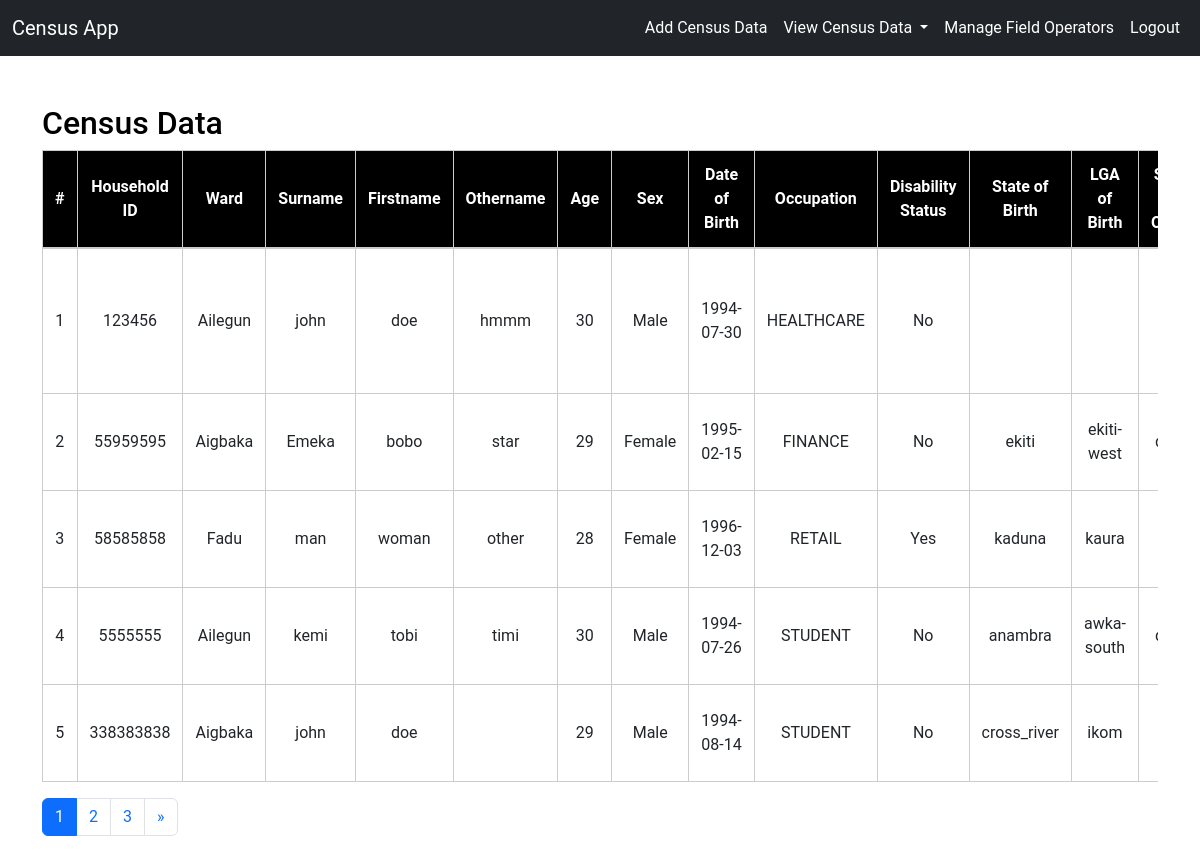
Screenshot of /view_all_census.php (signed in) with the database file from the repository.
### tables this page shows
CREATE TABLE `census` (
  `census_id` int(11) NOT NULL,
  `household_id` varchar(50) NOT NULL,
  `ward` enum('Aigbaka','Ailegun','Fadu','Ifoshi','Ilamose','Oke-Afa') NOT NULL,
  `address` varchar(255) NOT NULL,
  `date_recorded` timestamp NOT NULL DEFAULT current_timestamp(),
  `operator_id` int(11) DEFAULT NULL,
  `surname` varchar(255) NOT NULL,
  `firstname` varchar(255) NOT NULL,
  `othername` varchar(255) DEFAULT NULL,
  `current_age` int(11) NOT NULL,
  `sex` enum('Male','Female') NOT NULL,
  `date_of_birth` date NOT NULL,
  `occupation` varchar(255) NOT NULL,
  `disability_status` enum('Yes','No') NOT NULL,
  `state_of_birth` varchar(255) NOT NULL,
  `local_government_of_birth` varchar(255) NOT NULL,
  `state_of_origin` varchar(255) NOT NULL,
  `local_government_of_origin` varchar(255) NOT NULL,
  `national_identity_number` varchar(11) DEFAULT NULL,
  `latitude` decimal(10,7) DEFAULT NULL,
  `longitude` decimal(10,7) DEFAULT NULL,
  `gps_accuracy` float DEFAULT NULL,
  `gps_address` varchar(255) DEFAULT NULL,
  `location_captured_at` datetime DEFAULT NULL,
  `location_verified` tinyint(1) DEFAULT 0
);

### php/view_all_details.php (called while the page is built, shortened)
<?php
include('php/db_connect.php');
$records_per_page = 5;
$page = isset($_GET['page']) ? (int)$_GET['page'] : 1;
$offset = ($page - 1) * $records_per_page;
$sql_total = "SELECT COUNT(*) as total FROM census";
$result_total = $conn->query($sql_total);
$total_records = $result_total->fetch_assoc()['total'];
$total_pages = ceil($total_records / $records_per_page);
$sql = "SELECT * FROM census LIMIT $records_per_page OFFSET $offset";
$result = $conn->query($sql);
?>

### view_all_census.php (the view, shortened to what this page needs)
<?php
require_once('php/view_all_details.php');
?>
<!DOCTYPE html>
<html lang="en">
<head>
    <link href="https://cdn.jsdelivr.net/npm/bootstrap@5.3.0/dist/css/bootstrap.min.css" rel="stylesheet">
    <link href="css/style.css" rel="stylesheet">
</head>
<body>
   <?php include('layout/header.php');?>
    <div class="container">
        <h2 class="mt-5">Census Data</h2>
        <div class="table-responsive">
            <table class="table table-bordered">
                <thead>
                    <tr>
                        <th>#</th>
                        <th>Household ID</th>
                        <th>Ward</th>
                        <th>Surname</th>
                        <th>Firstname</th>
                        <th>Othername</th>
                        <th>Age</th>
                        <th>Sex</th>
                        <th>Date of Birth</th>
                        <th>Occupation</th>
                        <th>Disability Status</th>
                        <th>State of Birth</th>
                        <th>LGA of Birth</th>
                        <th>State of Origin</th>
                    </tr>
                </thead>
                <tbody>
                    <?php
                    $serial_number = $offset + 1;
                    while ($row = $result->fetch_assoc()): ?>
                        <tr>
                            <td><?php echo htmlspecialchars($serial_number++); ?></td>
                            <td><?php echo htmlspecialchars($row['household_id']); ?></td>
                            <td><?php echo htmlspecialchars($row['ward']); ?></td>
                            <td><?php echo htmlspecialchars($row['surname']); ?></td>
                            <td><?php echo htmlspecialchars($row['firstname']); ?></td>
                            <td><?php echo htmlspecialchars($row['othername']); ?></td>
                            <td><?php echo htmlspecialchars($row['current_age']); ?></td>
                            <td><?php echo htmlspecialchars($row['sex']); ?></td>
                            <td><?php echo htmlspecialchars($row['date_of_birth']); ?></td>
                            <td><?php echo htmlspecialchars($row['occupation']); ?></td>
                            <td><?php echo htmlspecialchars($row['disability_status']); ?></td>
                            <td><?php echo htmlspecialchars($row['state_of_birth']); ?></td>
                            <td><?php echo htmlspecialchars($row['local_government_of_birth']); ?></td>
                            <td><?php echo htmlspecialchars($row['state_of_origin']); ?></td>
                        </tr>
                    <?php endwhile; ?>
                </tbody>
            </table>
        </div>
        <nav aria-label="Page navigation">
            <ul class="pagination">
                <?php for ($i = 1; $i <= $total_pages; $i++): ?>
                    <li class="page-item <?php echo $i == $page ? 'active' : ''; ?>">
                        <a class="page-link" href="?page=<?php echo $i; ?>"><?php echo $i; ?></a>
                    </li>
                <?php endfor; ?>
                <?php if ($page < $total_pages): ?>
                    <li class="page-item">
                        <a class="page-link" href="?page=<?php echo $page + 1; ?>" aria-label="Next">
                            <span aria-hidden="true">&raquo;</span>
                        </a>
                    </li>
                <?php endif; ?>
            </ul>
        </nav>
    </div>
</body>
</html>

### layout/header.php (shortened to what this page needs)
<?php
$role = isset($_SESSION['role']) ? $_SESSION['role'] : null;
?>
<nav class="navbar navbar-expand-lg navbar-dark bg-dark fixed-top">
    <div class="container-fluid">
        <?php if ($role == 'admin'): ?>
        <a class="navbar-brand" href="dashboard.php">Census App</a>
        <?php elseif ($role == 'field_operator'): ?>
        <a class="navbar-brand" href="operator_dashboard.php">Census App</a>
        <?php endif; ?>
        <div class="collapse navbar-collapse" id="navbarNav">
            <ul class="navbar-nav ms-auto">
                <li class="nav-item">
                    <a class="nav-link" href="add_census.php">Add Census Data</a>
                </li>
                <?php if ($role == 'admin'): ?>
                <li class="nav-item dropdown">
                    <a class="nav-link dropdown-toggle" href="#" id="navbarDropdown" role="button" data-bs-toggle="dropdown" aria-expanded="false">
                        View Census Data
                    </a>
                </li>
            <?php elseif ($role == 'field_operator'): ?>
                <li class="nav-item">
                    <a class="nav-link" href="view_census.php">View details</a>
                </li>
            <?php endif; ?>
                <?php if ($role == 'admin'): ?>
                <li class="nav-item">
                    <a class="nav-link" href="register.php">Manage Field Operators</a>
                </li>
                <?php endif; ?>
                <li class="nav-item">
                    <a class="nav-link" href="logout.php">Logout</a>
                </li>
            </ul>
        </div>
    </div>
</nav>

### css/style.css (style rules this page uses)
body { background-color: #ffffff; font-family: 'Roboto', sans-serif; color: #000000; padding-top: 56px; }
.navbar { background-color: #000000; margin-bottom: 20px; }
.navbar .navbar-brand, .navbar-nav .nav-link { color: #ffffff !important; }
.table-bordered { border: 1px solid #cccccc; }
.table th, .table td { padding: 12px; vertical-align: middle; text-align: center; }
.table thead th { background-color: #000000; color: #ffffff; border-bottom: 2px solid #cccccc; }

### rows the page displays
census: household "123456", ward "Ailegun", surname "john", firstname "doe", othername "hmmm", current_age "30", sex "Male", date_of_birth "1994-07-30", occupation "HEALTHCARE", disability_status "No"
census: household "55959595", ward "Aigbaka", surname "Emeka", firstname "bobo", othername "star", current_age "29", sex "Female", date_of_birth "1995-02-15", occupation "FINANCE", disability_status "No", state_of_birth "ekiti", local_government_of_birth "ekiti-west"
census: household "58585858", ward "Fadu", surname "man", firstname "woman", othername "other", current_age "28", sex "Female", date_of_birth "1996-12-03", occupation "RETAIL", disability_status "Yes", state_of_birth "kaduna", local_government_of_birth "kaura"
census: household "5555555", ward "Ailegun", surname "kemi", firstname "tobi", othername "timi", current_age "30", sex "Male", date_of_birth "1994-07-26", occupation "STUDENT", disability_status "No", state_of_birth "anambra", local_government_of_birth "awka-south"
census: household "338383838", ward "Aigbaka", surname "john", firstname "doe", current_age "29", sex "Male", date_of_birth "1994-08-14", occupation "STUDENT", disability_status "No", state_of_birth "cross_river", local_government_of_birth "ikom"
